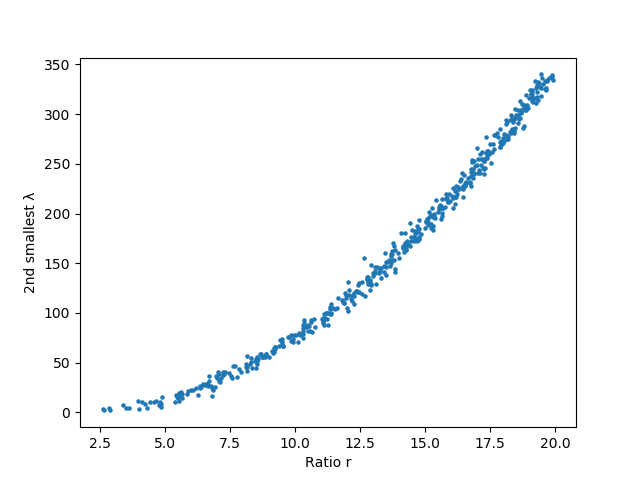

The Python source for this figure:
import networkx as nx
import matplotlib.pyplot as plt
import numpy as np
from numpy import random
import time
from tqdm import *

nodenum = 500

def RandGenerate(nodesnum):
    G = nx.Graph()
    #随机生成邻接矩阵
    AdjMatrix = np.array(random.randint((2),size=(nodesnum, nodesnum)))
    for i in range(len(AdjMatrix)):
        for j in range(len(AdjMatrix)):
            if AdjMatrix[i, j]!= 0:
                AdjMatrix[j, i] = 1
                G.add_edge(i, j)
#     print(AdjMatrix)
#     nx.draw(G)
#     plt.show()
    D = np.zeros((nodesnum, nodesnum))
    for i in range(nodesnum):
        D[i][i] = sum(AdjMatrix[i])
    return D, AdjMatrix

def Calculator(D, AdjMatrix):
    A = AdjMatrix
    epsilon = 0.000000000001
    Laplacian = D - A
#     print(D)
    D_inv = np.linalg.inv(D)
    D_inv_A = np.matmul(D_inv, A)
    D_inv_A_eig = np.linalg.eigvals(D_inv_A)
    Laplacian_eig = np.linalg.eigvals(Laplacian)
    D_inv_A_eig = sorted(D_inv_A_eig, reverse=True)
    Laplacian_eig = sorted(Laplacian_eig, reverse=True)
    r = D_inv_A_eig[0] / (D_inv_A_eig[1] + epsilon)
    return r, Laplacian_eig[-2]

res = []
with tqdm(total=nodenum, ncols = 100) as pbar:
    for i in range(5, nodenum, 1):
        pbar.update(1)
        # time.sleep(0.5)
        D, A = RandGenerate(i)
        tmp = [D[j][j] for j in range(i)]
        #排除奇异矩阵
        if 0 in tmp:
            continue
        else:
            r, eig = Calculator(D, A)
        if np.dtype(r) == int or np.dtype(r) == float:
            res.append(np.array([r, eig]))
        else:
            print("随机生成的矩阵计算后包含虚数，请重试！")
            exit(0)

res = sorted(res, key= lambda x: x[0])
res = np.array(res)
# print(res)
plt.scatter(res[:, 0], res[:, 1], marker="o", s=5)
plt.xlabel("Ratio r")
plt.ylabel("2nd smallest λ")
plt.show()
